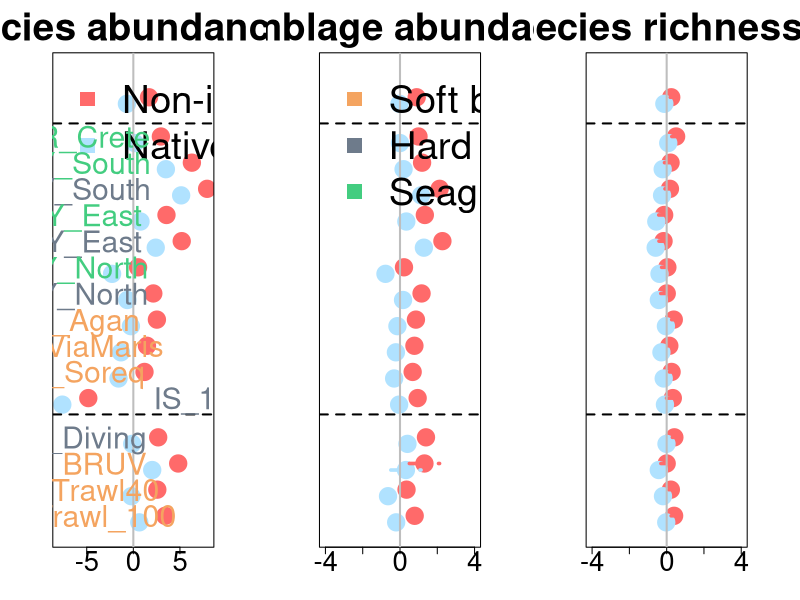

The R source for this figure:
##%######################################################%##
#                                                          #
####        Load R packages and set-up workspace        ####
#                                                          #
##%######################################################%##
resetPar <- function() {
  dev.new()
  op <- par(no.readonly = TRUE)
  dev.off()
  op
}
par(resetPar())

ipak <- function(pkg){
  new.pkg <- pkg[!(pkg %in% installed.packages()[, "Package"])]
  if (length(new.pkg)) 
    install.packages(new.pkg, dependencies = TRUE)
  sapply(pkg, require, character.only = TRUE)
}

# usage
packages <- c('readxl', 'writexl', 'vioplot', 'iNEXT', 'reshape2', 'dplyr')
ipak(packages)

##%######################################################%##
#                                                          #
####           Load Abundance data and combine          ####
#                                                          #
##%######################################################%##
Crete <- read_excel("output_data/Meta-analysis_Summary.xlsx", 
                    sheet = "Crete", col_types = c("text","text", "text",
                                                   "numeric", "numeric","numeric"))

Cyprus_S <- read_excel("output_data/Meta-analysis_Summary.xlsx", 
                       sheet = "Cyprus_S", col_types = c("text","text", "text",
                                                         "numeric", "numeric","numeric"))

Cyprus_N <- read_excel("output_data/Meta-analysis_Summary.xlsx", 
                       sheet = "Cyprus_N", col_types = c("text","text", "text",
                                                         "numeric", "numeric","numeric"))

Cyprus_E <- read_excel("output_data/Meta-analysis_Summary.xlsx", 
                       sheet = "Cyprus_E", col_types = c("text","text", "text",
                                                         "numeric", "numeric","numeric"))


Israel_Mollusc <- read_excel("output_data/Meta-analysis_Summary.xlsx", 
                             sheet = "Israel_Mollusc", col_types = c("text","text", "text",
                                                                     "numeric", "numeric","numeric"))

Israel_Fish <- read_excel("output_data/Meta-analysis_Summary.xlsx", 
                          sheet = "Israel_Fish", col_types = c("text","text", "text",
                                                               "numeric", "numeric","numeric"))

Overall <- read_excel("output_data/Meta-analysis_Summary.xlsx", 
                      sheet = "Overall", col_types = c("text","text", "text",
                                                       "numeric", "numeric","numeric"))

SpeciesAbudance <- rbind(Overall[c(1,2),],Crete[c(1,2),],Cyprus_S[c(1:4),],
                         Cyprus_E[c(1:4),],Cyprus_N[c(1:4),],
                         Israel_Mollusc[c(1:8),],Israel_Fish[c(1:8),])
SpeciesAbudance$YPosition <-  c(66,65, # Overall
                                60,59, # Crete
                                56,55,52,51, # Cyprus_S
                                48,47,44,43, # Cyprus_E
                                40,39,36,35, # Cyprus_N
                                32,31,28,27,24,23, 20,19, # Mollusc Israel
                                14,13,10,9, 6,5, 2,1) # Fish Israel

CommAbundance <-rbind(Overall[c(3,4),],Crete[c(3,4),],Cyprus_S[c(5:8),],
                      Cyprus_E[c(5:8),],Cyprus_N[c(5:8),],
                      Israel_Mollusc[c(9:16),],Israel_Fish[c(9:16),])
CommAbundance$YPosition <-  c(66,65, # Overall
                              60,59, # Crete
                              56,55,52,51, # Cyprus_S
                              48,47,44,43, # Cyprus_E
                              40,39,36,35, # Cyprus_N
                              32,31,28,27,24,23, 20,19, # Mollusc Israel
                              14,13,10,9, 6,5, 2,1) # Fish Israel

SpRich <- rbind(Overall[c(5,6),],Crete[c(5,6),],Cyprus_S[c(9:12),],
                Cyprus_E[c(9:12),],Cyprus_N[c(9:12),],
                Israel_Mollusc[c(17:24),],Israel_Fish[c(17:24),])
SpRich$YPosition <-  c(66,65, # Overall
                       60,59, # Crete
                       56,55,52,51, # Cyprus_S
                       48,47,44,43, # Cyprus_E
                       40,39,36,35, # Cyprus_N
                       32,31,28,27,24,23, 20,19, # Mollusc Israel
                       14,13,10,9, 6,5, 2,1) # Fish Israel


##%######################################################%##
#                                                          #
####           Overview Forestplot figure S1            ####
#                                                          #
##%######################################################%##


png(
  "output_plot/Supplemental Figure1.jpg",
  width = 20,
  height = 15,
  units = 'in',
  res = 800
)     
par(mfcol=c(1,3))
par(mar = c(4, 4, 4, 4))
par(cex.lab = 2, cex.axis = 3)

#### Species_Abundance plot

plot(SpeciesAbudance$YPosition ~ SpeciesAbudance$Pred, las = 1,
     ylim = c(0, 70),
     xlim = c(-8, 8),
     ylab = NA, xlab = NA, axes = TRUE, yaxt = "n", cex.main = 3.5,
     pch = 19,cex.axis= 2.5, cex = 3.5,
     main="A. Species abundance ratio",
     col = c("indianred1","lightskyblue1"))


segments(SpeciesAbudance$Ci.l, SpeciesAbudance$YPosition, 
         SpeciesAbudance$Ci.b, SpeciesAbudance$YPosition, 
         lty = 2, lwd = 3.5,
         col = c("indianred1","lightskyblue1"))


abline( v= 0,col='grey', lty=1, lwd=2) 

abline( h= 62,col='black', lty=2, lwd=2) 

abline( h= 17.5,col='black', lty=2, lwd=2) 

legend("topleft", legend = c("Non-indigenous", "Native"), 
       col=c("indianred1","lightskyblue1"),
       pch = 15, bty = "n", pt.cex = 3, cex = 3.5,  horiz = F)#

text(-5.5 ,59.5, expression(GR_Crete), font = 2, cex =2.75, col = "seagreen3")

text(-5.5 ,55.5, expression(CY_South), font = 2, cex =2.75, col = "seagreen3")
text(-5.5 ,51.5, expression(CY_South), font = 2, cex =2.75, col = "lightsteelblue4")

text(-5.5 ,47.5, expression(CY_East), font = 2, cex =2.75, col = "seagreen3")
text(-5.5 ,43.5, expression(CY_East), font = 2, cex =2.75, col = "lightsteelblue4")

text(-5.5 ,39.5, expression(CY_North), font = 2, cex =2.75, col = "seagreen3")
text(-5.5 ,35.5, expression(CY_North), font = 2, cex =2.75, col = "lightsteelblue4")

text(-5.5 ,31.5, expression(IS_Agan), font = 2, cex =2.75, col = "sandybrown")
text(-5.5 ,27.5, expression(IS_ViaMaris), font = 2, cex =2.75, col = "sandybrown")
text(-5.5 ,23.5, expression(IS_Soreq), font = 2, cex =2.75, col = "sandybrown")
text( 5.5 ,19.5, expression(IS_1), font = 2, cex =2.75, col = "lightsteelblue4")

text(-5.5 ,13.5, expression(IS_Diving), font = 2, cex =2.75, col = "lightsteelblue4")
text(-5.5 ,9.5, expression(IS_BRUV), font = 2, cex =2.75, col = "sandybrown")
text(-5.4 ,5.5, expression(IS_Trawl40), font = 2, cex =2.75, col = "sandybrown")
text(-5.4 ,1.5, expression(IS_Trawl_100), font = 2, cex =2.75, col = "sandybrown")

#### Comm_Abundance plot

plot(CommAbundance$YPosition ~ CommAbundance$Pred, las = 1,
     ylim = c(0, 70),
     xlim = c(-4, 4),
     ylab = NA, xlab = NA, axes = TRUE, yaxt = "n", cex.main = 3.5,
     pch = 19,cex.axis= 2.5, cex = 3.5,
     main="B. Assemblage abundance ratio",
     col = c("indianred1","lightskyblue1"))


segments(CommAbundance$Ci.l, CommAbundance$YPosition, 
         CommAbundance$Ci.b, CommAbundance$YPosition, 
         lty = 2, lwd = 3.5,
         col = c("indianred1","lightskyblue1"))

abline( v= 0,col='grey', lty=1, lwd=2) 

abline( h= 62,col='black', lty=2, lwd=2) 

abline( h= 17.5,col='black', lty=2, lwd=2) 

legend("topleft", legend = c("Soft bottom", "Hard bottom", "Seagrass"), 
       col=c("sandybrown","lightsteelblue4", "seagreen3"),
       pch = 15, bty = "n", pt.cex = 3, cex = 3.5,  horiz = F)

#### Comm_SpRich plot

plot(SpRich$YPosition ~ SpRich$Pred, las = 1,
     ylim = c(0, 70),
     xlim = c(-4, 4),
     ylab = NA, xlab = NA, axes = TRUE, yaxt = "n", cex.main = 3.5,
     pch = 19,cex.axis= 2.5, cex = 3.5,
     main="C. Species richness ratio",
     col = c("indianred1","lightskyblue1"))


segments(SpRich$Ci.l, SpRich$YPosition, 
         SpRich$Ci.b, SpRich$YPosition, 
         lty = 2, lwd = 3.5,
         col = c("indianred1","lightskyblue1"))

abline( v= 0,col='grey', lty=1, lwd=2) 

abline( h= 62,col='black', lty=2, lwd=2) 

abline( h= 17.5,col='black', lty=2, lwd=2) 


dev.off()
